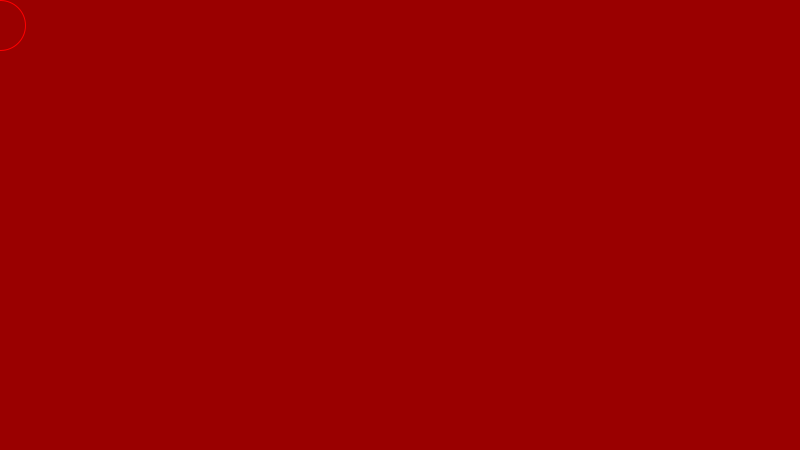
Frame 1 (no input)
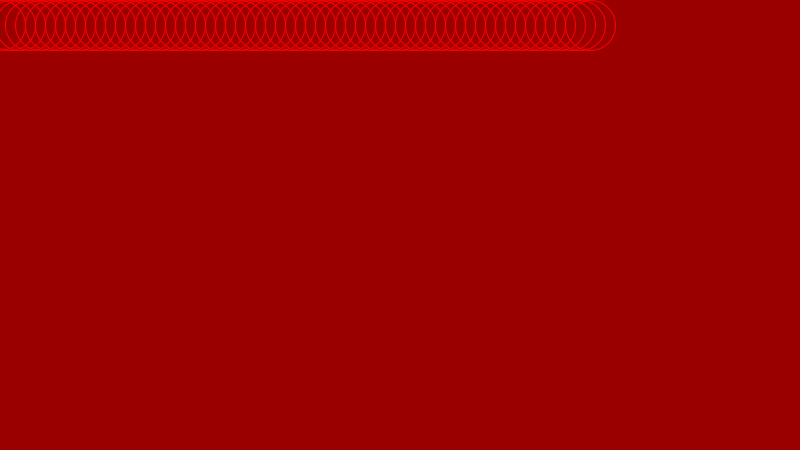
Frame 60 (the mouse pressed at the canvas centre just before this capture)
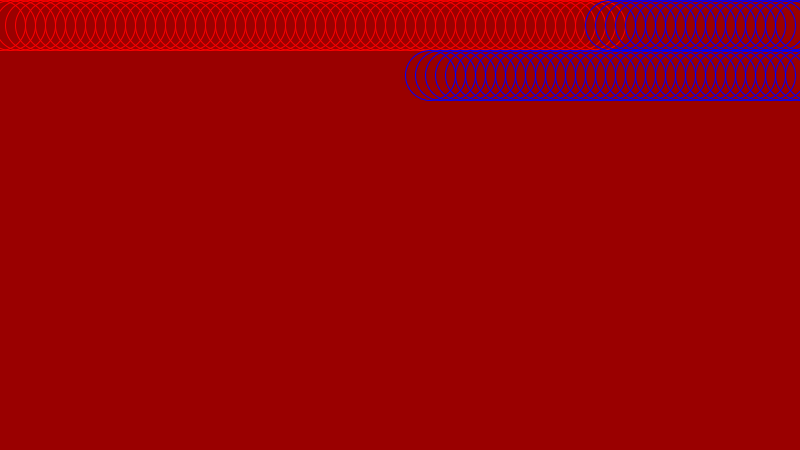
Frame 120 (the mouse held since frame 60 and released just before this capture)

The Processing sketch that drew these frames (run headless with seeded random() and noise(); from frame 60 on, the mouse is pressed at the canvas centre):

// Processing sketch: processing_115529
// ── processing_115529.pde

float circle_x = 0;
float circle_y = 25; //circle is 50 pixels (25 to bring on to stage)
float direction = 0;

void setup() {
  size(800,450); 
  background(154,0,0); // changes the background colour.
  frameRate(50);
  stroke(255,0,0);
}

void draw() {
// background(154,0,0);    //so that background will be redrawn, not addative.
// stroke(154,87,0);
// strokeWeight(8);
// line(0,0,mouseX,mouseY);  //follows curser movement.
  
// reacts to mouse press
// if(mousePressed){
// strokeWeight(mouseY/10);         
// stroke(random(255),random(255),random(255),mouseX/3);
// line(random(width),random(height),random(width),random(height));       //generates number between given range, 100 and 200
// }

   noFill();
//   stroke(255,0,0);
   ellipse(circle_x,circle_y, 50, 50);
   
//   circle_x +=10;
   
   
//    if (circle_x > 800){
//     circle_y +=50;
//     circle_x = 0;
//   }
   
   
  
     
      if (direction == 0){
     circle_x +=10;
   }
   
   if (direction == 1){
     circle_x -=10;
   }
     
     
   if (circle_x > 800){
     direction = 1;
     circle_y +=50;
   }
   
   if (circle_x < 0){
     direction = 0;
     circle_y +=50;
   }
   
   if (circle_x > 800 && circle_y >450){
     direction = 0;
     circle_x = 0;
     circle_y = 25;
     stroke(0,0,225);
   }
 
if(mousePressed){
   stroke(0,0,255); 
}
else{
  stroke(255,0,0); 
}

}
